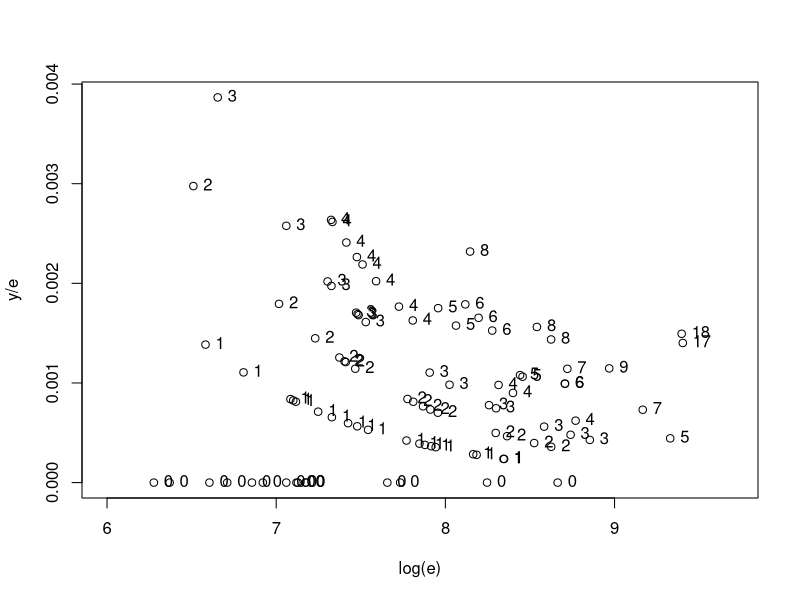

The R source for this figure:
##############################################
# Section 7.3 Individual or Combined Estimates
##############################################

 library(LearnBayes)
 data(hearttransplants)
 attach(hearttransplants)

 plot(log(e), y/e, xlim=c(6,9.7), xlab="log(e)", ylab="y/e")
 text(log(e),y/e,labels=as.character(y),pos=4)
